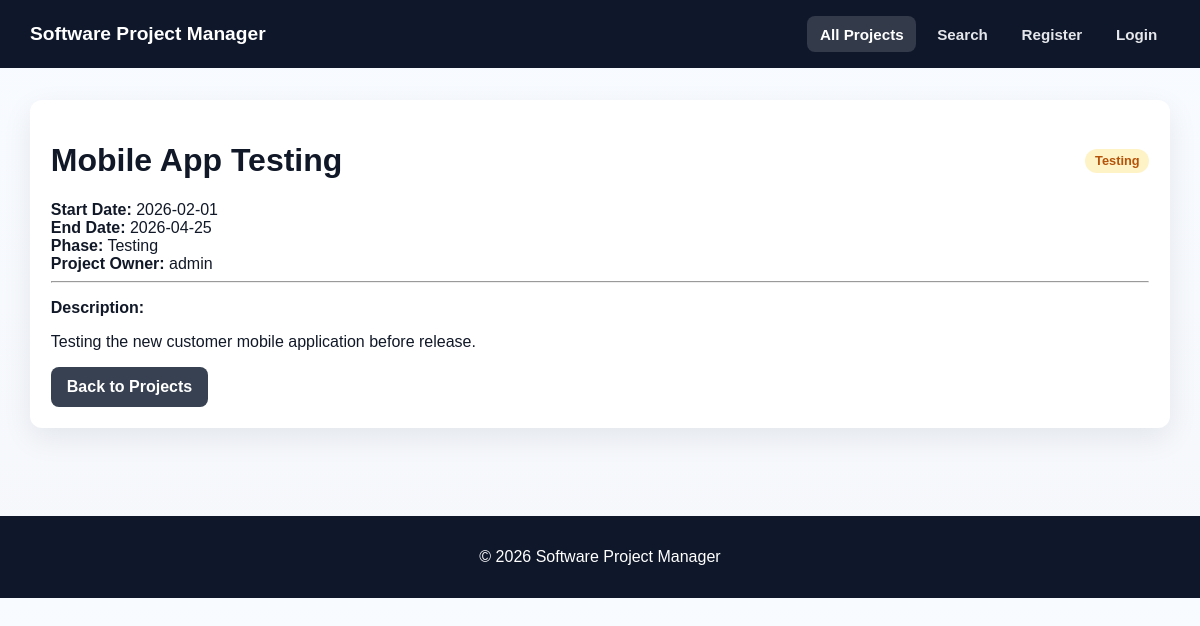
The app's page /public/project.php?id=2 with its own data.
### tables this page shows
CREATE TABLE projects (
    pid INT UNSIGNED AUTO_INCREMENT PRIMARY KEY,
    title VARCHAR(150) NOT NULL,
    start_date DATE NOT NULL,
    end_date DATE DEFAULT NULL,
    short_description TEXT NOT NULL,
    phase ENUM('design', 'development', 'testing', 'deployment', 'complete') NOT NULL,
    uid INT UNSIGNED NOT NULL,
    created_at TIMESTAMP DEFAULT CURRENT_TIMESTAMP,
    updated_at TIMESTAMP DEFAULT CURRENT_TIMESTAMP ON UPDATE CURRENT_TIMESTAMP,
    CONSTRAINT fk_projects_user
        FOREIGN KEY (uid) REFERENCES users(uid)
        ON DELETE CASCADE
        ON UPDATE CASCADE
);

CREATE TABLE users (
    uid INT UNSIGNED AUTO_INCREMENT PRIMARY KEY,
    username VARCHAR(50) NOT NULL UNIQUE,
    password VARCHAR(255) NOT NULL,
    email VARCHAR(100) NOT NULL UNIQUE,
    role ENUM('user', 'admin') NOT NULL DEFAULT 'user',
    created_at TIMESTAMP DEFAULT CURRENT_TIMESTAMP
);

### includes/functions.php (called while the page is built, shortened)
<?php
function e(string $value): string
{
    return htmlspecialchars($value, ENT_QUOTES, 'UTF-8');
}
function phaseLabel(string $phase): string
{
    return ucfirst($phase);
}

### public/project.php (the view, shortened to what this page needs)
<?php
require_once __DIR__ . '/../includes/functions.php';
$pdo = getPDO();
$projectId = filter_input(INPUT_GET, 'id', FILTER_VALIDATE_INT);
$stmt = $pdo->prepare("
    SELECT p.pid, p.title, p.start_date, p.end_date, p.short_description, p.phase, u.username
    FROM projects p
    INNER JOIN users u ON p.uid = u.uid
    WHERE p.pid = :pid
    LIMIT 1
");
$stmt->execute(['pid' => $projectId]);
$project = $stmt->fetch();
require_once __DIR__ . '/../includes/header.php';
?>
<div class="card">
    <div class="project-top">
        <h1><?= e($project['title']) ?></h1>
        <span class="badge badge-<?= e($project['phase']) ?>"><?= e(phaseLabel($project['phase'])) ?></span>
    </div>
    <div class="detail-grid">
        <div><strong>Start Date:</strong> <?= e($project['start_date']) ?></div>
        <div><strong>End Date:</strong> <?= e($project['end_date'] ?? 'Not set') ?></div>
        <div><strong>Phase:</strong> <?= e(phaseLabel($project['phase'])) ?></div>
        <div><strong>Project Owner:</strong> <?= e($project['username']) ?></div>
    </div>
    <hr class="section-divider">
    <p><strong>Description:</strong></p>
    <p><?= nl2br(e($project['short_description'])) ?></p>
    <div class="actions">
        <a class="btn btn-secondary" href="index.php">Back to Projects</a>
    </div>
</div>
<?php require_once __DIR__ . '/../includes/footer.php'; ?>

### public/assets/css/style.css (style rules this page uses)
* { box-sizing: border-box; }
:root { --bg: #f5f7fb; --surface: #ffffff; --surface-alt: #f8fafc; --text: #111827; --muted: #6b7280; --primary: #2563eb; --primary-dark: #1d4ed8; --secondary: #374151; --secondary-dark: #1f2937; --danger: #dc2626; --danger-dark: #b91c1c; --success: #166534; --success-bg: #dcfce7; --error-bg: #fee2e2; --error-text: #991b1b; --border: #dbe2ea; --shadow: 0 10px 30px rgba(15, 23, 42, 0.08); --radius: 14px; }
body { margin: 0; font-family: Arial, Helvetica, sans-serif; background: linear-gradient(180deg, #f8fbff 0%, #f5f7fb 100%); color: var(--text); }
.card { background: #fff; padding: 1.3rem; border-radius: 12px; box-shadow: var(--shadow); margin-bottom: 1.5rem; }
.project-top { display: flex; justify-content: space-between; align-items: center; }
button, .btn { background: var(--primary); color: #fff; padding: 0.7rem 1rem; border-radius: 8px; border: none; cursor: pointer; font-weight: bold; text-decoration: none; }
.btn-secondary { background: var(--secondary); }
.actions { display: flex; gap: 0.5rem; flex-wrap: wrap; }
.badge { padding: 0.3rem 0.6rem; border-radius: 20px; font-size: 0.8rem; font-weight: bold; }
.badge-testing { background: #fef3c7; color: #b45309; }

### records on screen
projects: title "Mobile App Testing", phase "Testing", start_date "2026-02-01", end_date "2026-04-25", uid.username "admin", short_description "Testing the new customer mobile application before release."

### other values on screen
APP_NAME "Software Project Manager"
